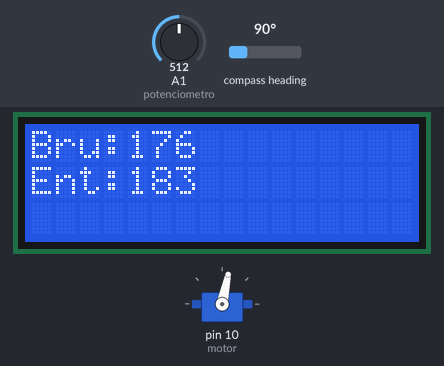
The sketch below on a simulated Arduino Uno, built with avr-gcc and run on an emulated ATmega328P. Shown: 16×3 character LCD, servo. Inputs (shaded band) come from the test bench; at power-on: compass heading 90°, A1 (potenciometro) = 512. What the sketch prints to the serial monitor is not drawn.

Above: at 8.2 s.
8.3 s: compass heading set to 180°
At 9.17 s:
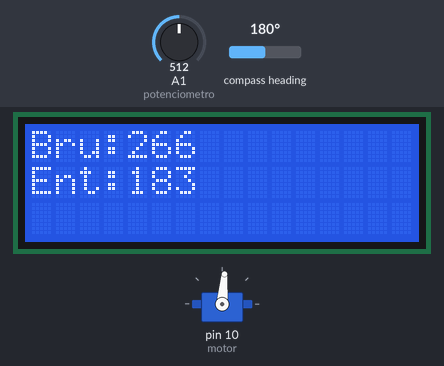
10.1 s: A1 (potenciometro) set to 350
At 10.7 s:
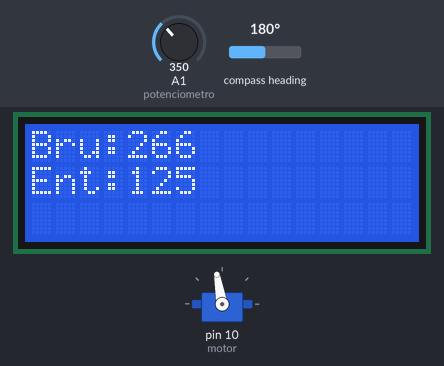
12.4 s: compass heading set to 7°
At 13.27 s:
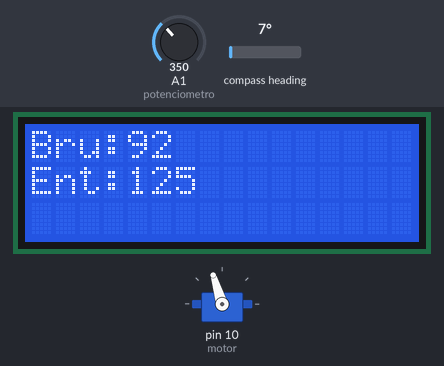
14.7 s: A1 (potenciometro) set to 269
At 15.32 s:
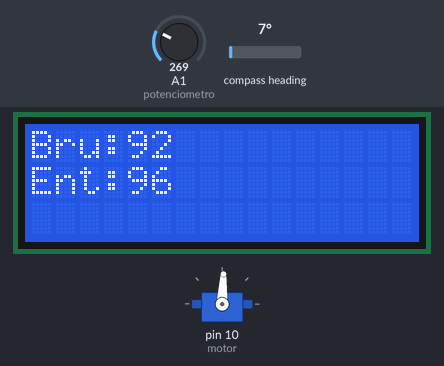
16.7 s: A1 (potenciometro) set to 259
At 18.4 s:
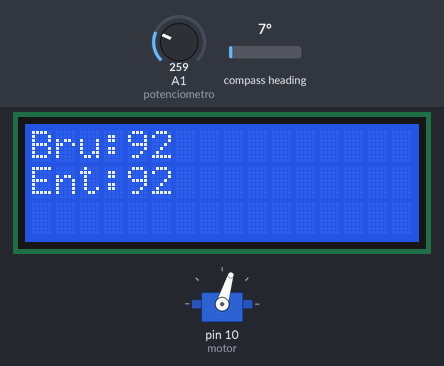
18.8 s: compass heading set to 269°
At 27.2 s:
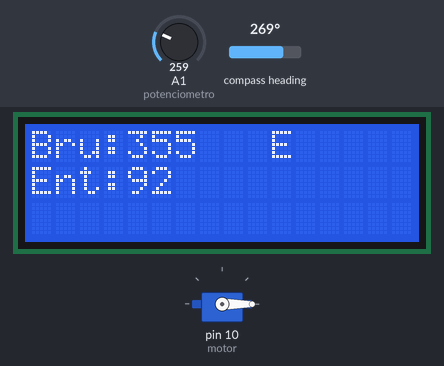
Timing chart, 0 to 28.0 s (numbered marks = the images above; inputs shaded):
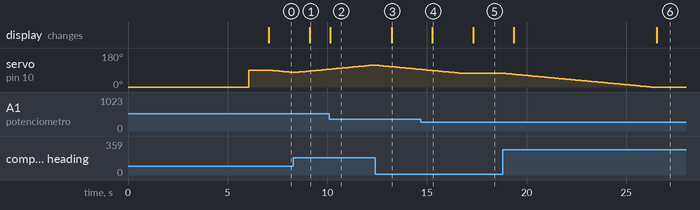

The sketch:

compass_code.ino
```cpp
#include <LiquidCrystal.h>
#include <QMC5883LCompass.h>
#include <Servo.h>

//Crear el objeto LCD con los números correspondientes (rs, en, d4, d5, d6, d7)
LiquidCrystal lcd(8, 3, 4, 5, 6, 7);
#define potenciometro A1
Servo motor;
QMC5883LCompass compass;
float declinacion = -4.48;
int anguloServo = 90;
int contador = 0;
bool error = false;

void setup() {
  Serial.begin(9600);
  compass.init();
  // Inicializar el LCD con el número de  columnas y filas del LCD
  lcd.begin(16,3);
  lcd.print("Barco V1.0");
  compass.setCalibrationOffsets(-158.00, -129.00, 396.00);
  compass.setCalibrationScales(1.29, 0.91, 0.89);
  delay(5000);
  motor.attach(10);
  motor.write(0);
  delay(1000);
  motor.write(90);
  delay(1000);
}

void loop() {
  int x, y, z;
  // Read compass values
  compass.read();

  // Return XYZ readings
  x = compass.getX();
  y = compass.getY();
  z = compass.getZ();

  //Determinacion norte magnetico
  float northMag = -((atan2(-x,-y) * 180)/ M_PI);
  int nortGeo = int(northMag + declinacion);
  if(nortGeo < 0)
  nortGeo +=360;
  Serial.print("Brujula: ");
  Serial.println(int(nortGeo));
  int input = analogRead(potenciometro);
  input = map(input, 0, 1000, 0, 359);
  if(input > 359){
    input = 359;
  }
  if(contador%100 == 0){
    lcd.clear();
    lcd.print("Bru:");
    lcd.print(nortGeo);
    lcd.print("        ");
    lcd.setCursor(0,1);
    lcd.print("Ent:");
    lcd.print(input);
    if(error){
      lcd.setCursor(10, 0);
      lcd.print("E");
    }
  }
  int distancia1 = distanciaHoraria(nortGeo,input);
  int distancia2 = 360 - distancia1;
  bool giroHorario = (distancia1 <= distancia2)? true:false;
  if(giroHorario){
    anguloServo-=1;
    if(anguloServo < 0){
      error = true;
      anguloServo+=1;
    }else if(nortGeo == input){
      error = false;
      anguloServo+=1;
    }else{
      error = false;
      motor.write(anguloServo);
    }

  }else{
    anguloServo+=1;
    if(anguloServo >180 ){
      error = true;
      anguloServo-=1;
    }else if(nortGeo == input){
      error = false;
      anguloServo-=1;

    }else{
      error = false;
      motor.write(anguloServo);
    }
  }
  delay(100);
  contador+=10;


}
int distanciaHoraria(int sensor, int input){
  int indice = 0;
  while(indice < 360){
    int info = indice + sensor;
    if(info >=360)
      info-=360;
    if(info == input)
      break;
    indice +=1;
  }
  return indice;


}
```

Measured:
- the behaviour switches between 260 and 259 on A1 (potenciometro) (found by bisection; images 4 and 5)
- after the input at 8.3 s, the display: changes after 0.82 s (image 1)
- after the input at 10.1 s, the display: changes after 0.05 s (image 2)
- after the input at 12.4 s, the display: changes after 0.82 s (image 3)
- after the input at 14.7 s, the display: changes after 0.57 s (image 4)
- after the input at 16.7 s, servo on pin 10 (motor): stays 73° (without the input it goes to 72° after 0.10 s); the display: changes after 0.62 s (image 5)
- after the input at 18.8 s, servo on pin 10 (motor): moves from 73° to 0° over 7.4 s, starting after 0.05 s; the display: first changes after 0.56 s (image 6 shows a later state)
